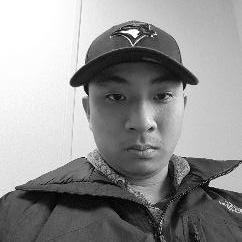
%> input picture Images/mugGray1.jpg, 242 x 242 px
$ octave main.m   (GNU Octave 9; MATLAB toolbox functions it lacks are replaced by stand-ins)
%> lines starting %> are read from the running program, lines starting %| are printed output that depends on the picture
### src/functions/readImg.m

%Functireadon which reads in an image and converts it to a double and
%standardizes for gray scale
function [ output_img ] = readImg( img )
%> called with img = 'mugGray1.jpg'
inputImg = imread(img); % read and store the image
%> inputImg is the input picture: size 242x242 uint8; min 0, max 255, mean 147.5
%rotateImg = imrotate(inputImg, 270); %rotates image to standard layout
imgDouble = double(inputImg); % cast image to a double
grayImgDouble = mat2gray(imgDouble);

%Returns gray scaled image with an average of rgb values (x1 double)
output_img = sum(grayImgDouble,3)./3; % used to sum the RGB values for each sample and averages it by dividing by 3

%comment out if you want to return an image with RGB values (x3 double)
%output_img = grayImgDouble;

end

### src/main.m
addpath(genpath('functions'));
addpath(genpath('../Images'));

%Read 10 mugshot images
mug1 = readImg('mugGray1.jpg');
mug2 = readImg('mugGray2.jpg');
%> call 2 of readImg, with img = 'mugGray2.jpg'
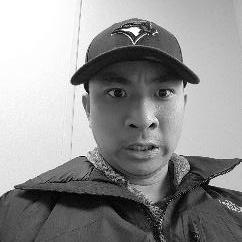
%> input picture Images/mugGray2.jpg, 242 x 242 px
%> in readImg, inputImg is the input picture: size 242x242 uint8; min 0, max 255, mean 146.8
mug3 = readImg('mugGray3.jpg');
%> call 3 of readImg, with img = 'mugGray3.jpg'
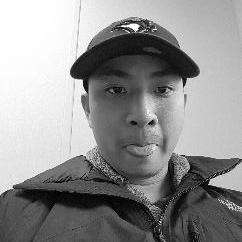
%> input picture Images/mugGray3.jpg, 242 x 242 px
%> in readImg, inputImg is the input picture: size 242x242 uint8; min 0, max 255, mean 145.2
mug4 = readImg('mugGray4.jpg');
%> call 4 of readImg, with img = 'mugGray4.jpg'
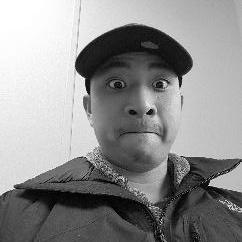
%> input picture Images/mugGray4.jpg, 242 x 242 px
%> in readImg, inputImg is the input picture: size 242x242 uint8; min 0, max 255, mean 143.3
mug5 = readImg('mugGray5.jpg');
%> call 5 of readImg, with img = 'mugGray5.jpg'
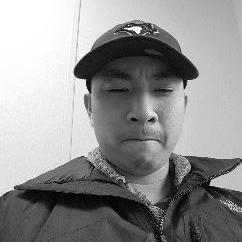
%> input picture Images/mugGray5.jpg, 242 x 242 px
%> in readImg, inputImg is the input picture: size 242x242 uint8; min 0, max 255, mean 145.7
%> in readImg (call 5), `output_img = sum(grayImgDouble,3)./3;`:
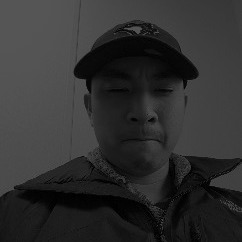
%> output_img: size 242x242 double; min 0, max 0.333, mean 0.19; mean of the top-left, top-right, bottom-left and bottom-right quarters 0.27, 0.19, 0.165, 0.137
mug6 = readImg('mugGray6.jpg');
%> call 6 of readImg, with img = 'mugGray6.jpg'
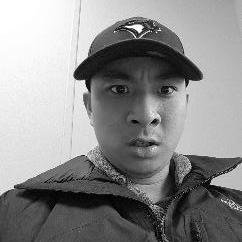
%> input picture Images/mugGray6.jpg, 242 x 242 px
%> in readImg, inputImg is the input picture: size 242x242 uint8; min 0, max 255, mean 140.9
%> in readImg (call 6), `output_img = sum(grayImgDouble,3)./3;`:
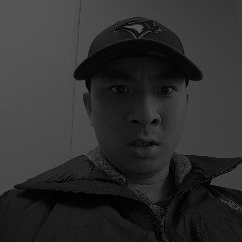
%> output_img: size 242x242 double; min 0, max 0.333, mean 0.184
mug7 = readImg('mugGray7.jpg');
%> the run ends on the next line
